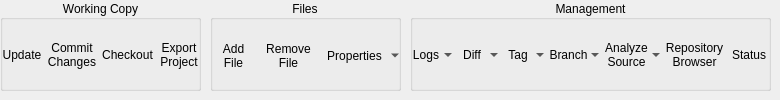
    <widget class="QWidget" name="tabVcs">
     <attribute name="title">
      <string>VCS</string>
     </attribute>
     <widget class="QGroupBox" name="groupBox_21">
      <property name="geometry">
       <rect>
        <x>0</x>
        <y>0</y>
        <width>201</width>
        <height>91</height>
       </rect>
      </property>
      <property name="title">
       <string>Working Copy</string>
      </property>
      <property name="alignment">
       <set>Qt::AlignCenter</set>
      </property>
      <property name="flat">
       <bool>true</bool>
      </property>
      <widget class="QWidget" name="layoutWidget">
       <property name="geometry">
        <rect>
         <x>0</x>
         <y>20</y>
         <width>201</width>
         <height>70</height>
        </rect>
       </property>
       <layout class="QHBoxLayout" name="horizontalLayout_8">
        <property name="spacing">
         <number>2</number>
        </property>
        <item>
         <widget class="QToolButton" name="toolButton_81">
          <property name="sizePolicy">
           <sizepolicy hsizetype="Preferred" vsizetype="Expanding">
            <horstretch>0</horstretch>
            <verstretch>0</verstretch>
           </sizepolicy>
          </property>
          <property name="minimumSize">
           <size>
            <width>44</width>
            <height>0</height>
           </size>
          </property>
          <property name="text">
           <string>Update</string>
          </property>
          <property name="icon">
           <iconset resource="../../Resources/Icons/ericActions.qrc">
            <normaloff>:/Vcs/vcsUpdate.png</normaloff>:/Vcs/vcsUpdate.png</iconset>
          </property>
          <property name="iconSize">
           <size>
            <width>32</width>
            <height>32</height>
           </size>
          </property>
          <property name="popupMode">
           <enum>QToolButton::DelayedPopup</enum>
          </property>
          <property name="toolButtonStyle">
           <enum>Qt::ToolButtonTextUnderIcon</enum>
          </property>
          <property name="autoRaise">
           <bool>true</bool>
          </property>
         </widget>
        </item>
        <item>
         <widget class="QToolButton" name="toolButton_82">
          <property name="sizePolicy">
           <sizepolicy hsizetype="Preferred" vsizetype="Expanding">
            <horstretch>0</horstretch>
            <verstretch>0</verstretch>
           </sizepolicy>
          </property>
          <property name="minimumSize">
           <size>
            <width>44</width>
            <height>0</height>
           </size>
          </property>
          <property name="text">
           <string>Commit
Changes</string>
          </property>
          <property name="icon">
           <iconset resource="../../Resources/Icons/ericActions.qrc">
            <normaloff>:/Vcs/vcsCommit.png</normaloff>:/Vcs/vcsCommit.png</iconset>
          </property>
          <property name="iconSize">
           <size>
            <width>32</width>
            <height>32</height>
           </size>
          </property>
          <property name="popupMode">
           <enum>QToolButton::DelayedPopup</enum>
          </property>
          <property name="toolButtonStyle">
           <enum>Qt::ToolButtonTextUnderIcon</enum>
          </property>
          <property name="autoRaise">
           <bool>true</bool>
          </property>
         </widget>
        </item>
        <item>
         <widget class="QToolButton" name="toolButton_83">
          <property name="sizePolicy">
           <sizepolicy hsizetype="Preferred" vsizetype="Expanding">
            <horstretch>0</horstretch>
            <verstretch>0</verstretch>
           </sizepolicy>
          </property>
          <property name="minimumSize">
           <size>
            <width>44</width>
            <height>22</height>
           </size>
          </property>
          <property name="text">
           <string>Checkout</string>
          </property>
          <property name="icon">
           <iconset resource="../../Resources/Icons/ericActions.qrc">
            <normaloff>:/Vcs/vcsCheckout.png</normaloff>:/Vcs/vcsCheckout.png</iconset>
          </property>
          <property name="iconSize">
           <size>
            <width>22</width>
            <height>22</height>
           </size>
          </property>
          <property name="popupMode">
           <enum>QToolButton::DelayedPopup</enum>
          </property>
          <property name="toolButtonStyle">
           <enum>Qt::ToolButtonTextUnderIcon</enum>
          </property>
          <property name="autoRaise">
           <bool>true</bool>
          </property>
         </widget>
        </item>
        <item>
         <widget class="QToolButton" name="toolButton_84">
          <property name="sizePolicy">
           <sizepolicy hsizetype="Preferred" vsizetype="Expanding">
            <horstretch>0</horstretch>
            <verstretch>0</verstretch>
           </sizepolicy>
          </property>
          <property name="minimumSize">
           <size>
            <width>44</width>
            <height>22</height>
           </size>
          </property>
          <property name="text">
           <string>Export
Project</string>
          </property>
          <property name="icon">
           <iconset resource="../../Resources/Icons/ericActions.qrc">
            <normaloff>:/Vcs/vcsExport.png</normaloff>:/Vcs/vcsExport.png</iconset>
          </property>
          <property name="iconSize">
           <size>
            <width>22</width>
            <height>22</height>
           </size>
          </property>
          <property name="popupMode">
           <enum>QToolButton::DelayedPopup</enum>
          </property>
          <property name="toolButtonStyle">
           <enum>Qt::ToolButtonTextUnderIcon</enum>
          </property>
          <property name="autoRaise">
           <bool>true</bool>
          </property>
         </widget>
        </item>
       </layout>
      </widget>
     </widget>
     <widget class="QGroupBox" name="groupBox_22">
      <property name="geometry">
       <rect>
        <x>410</x>
        <y>0</y>
        <width>361</width>
        <height>91</height>
       </rect>
      </property>
      <property name="title">
       <string>Management</string>
      </property>
      <property name="alignment">
       <set>Qt::AlignCenter</set>
      </property>
      <property name="flat">
       <bool>true</bool>
      </property>
      <widget class="QWidget" name="">
       <property name="geometry">
        <rect>
         <x>0</x>
         <y>20</y>
         <width>361</width>
         <height>70</height>
        </rect>
       </property>
       <layout class="QHBoxLayout" name="horizontalLayout_3">
        <property name="spacing">
         <number>2</number>
        </property>
        <item>
         <widget class="QToolButton" name="toolButton_88">
          <property name="sizePolicy">
           <sizepolicy hsizetype="Preferred" vsizetype="Expanding">
            <horstretch>0</horstretch>
            <verstretch>0</verstretch>
           </sizepolicy>
          </property>
          <property name="minimumSize">
           <size>
            <width>44</width>
            <height>22</height>
           </size>
          </property>
          <property name="text">
           <string>Logs</string>
          </property>
          <property name="icon">
           <iconset resource="../../Resources/Icons/ericActions.qrc">
            <normaloff>:/Vcs/vcsLog.png</normaloff>:/Vcs/vcsLog.png</iconset>
          </property>
          <property name="iconSize">
           <size>
            <width>32</width>
            <height>32</height>
           </size>
          </property>
          <property name="popupMode">
           <enum>QToolButton::MenuButtonPopup</enum>
          </property>
          <property name="toolButtonStyle">
           <enum>Qt::ToolButtonTextUnderIcon</enum>
          </property>
          <property name="autoRaise">
           <bool>true</bool>
          </property>
         </widget>
        </item>
        <item>
         <widget class="QToolButton" name="toolButton_90">
          <property name="sizePolicy">
           <sizepolicy hsizetype="Preferred" vsizetype="Expanding">
            <horstretch>0</horstretch>
            <verstretch>0</verstretch>
           </sizepolicy>
          </property>
          <property name="minimumSize">
           <size>
            <width>44</width>
            <height>22</height>
           </size>
          </property>
          <property name="text">
           <string>Diff</string>
          </property>
          <property name="icon">
           <iconset resource="../../Resources/Icons/ericActions.qrc">
            <normaloff>:/Vcs/vcsDiff.png</normaloff>:/Vcs/vcsDiff.png</iconset>
          </property>
          <property name="iconSize">
           <size>
            <width>32</width>
            <height>32</height>
           </size>
          </property>
          <property name="popupMode">
           <enum>QToolButton::MenuButtonPopup</enum>
          </property>
          <property name="toolButtonStyle">
           <enum>Qt::ToolButtonTextUnderIcon</enum>
          </property>
          <property name="autoRaise">
           <bool>true</bool>
          </property>
         </widget>
        </item>
        <item>
         <widget class="QToolButton" name="toolButton_86">
          <property name="sizePolicy">
           <sizepolicy hsizetype="Preferred" vsizetype="Expanding">
            <horstretch>0</horstretch>
            <verstretch>0</verstretch>
           </sizepolicy>
          </property>
          <property name="minimumSize">
           <size>
            <width>44</width>
            <height>22</height>
           </size>
          </property>
          <property name="text">
           <string>Tag</string>
          </property>
          <property name="icon">
           <iconset resource="../../Resources/Icons/ericActions.qrc">
            <normaloff>:/Vcs/vcsTag.png</normaloff>:/Vcs/vcsTag.png</iconset>
          </property>
          <property name="iconSize">
           <size>
            <width>32</width>
            <height>32</height>
           </size>
          </property>
          <property name="popupMode">
           <enum>QToolButton::MenuButtonPopup</enum>
          </property>
          <property name="toolButtonStyle">
           <enum>Qt::ToolButtonTextUnderIcon</enum>
          </property>
          <property name="autoRaise">
           <bool>true</bool>
          </property>
         </widget>
        </item>
        <item>
         <widget class="QToolButton" name="toolButton_110">
          <property name="sizePolicy">
           <sizepolicy hsizetype="Preferred" vsizetype="Expanding">
            <horstretch>0</horstretch>
            <verstretch>0</verstretch>
           </sizepolicy>
          </property>
          <property name="minimumSize">
           <size>
            <width>44</width>
            <height>22</height>
           </size>
          </property>
          <property name="text">
           <string>Branch</string>
          </property>
          <property name="icon">
           <iconset resource="../../Resources/Icons/ericActions.qrc">
            <normaloff>:/Vcs/vcsBranch.png</normaloff>:/Vcs/vcsBranch.png</iconset>
          </property>
          <property name="iconSize">
           <size>
            <width>32</width>
            <height>32</height>
           </size>
          </property>
          <property name="popupMode">
           <enum>QToolButton::MenuButtonPopup</enum>
          </property>
          <property name="toolButtonStyle">
           <enum>Qt::ToolButtonTextUnderIcon</enum>
          </property>
          <property name="autoRaise">
           <bool>true</bool>
          </property>
         </widget>
        </item>
        <item>
         <widget class="QToolButton" name="toolButton_91">
          <property name="sizePolicy">
           <sizepolicy hsizetype="Preferred" vsizetype="Expanding">
            <horstretch>0</horstretch>
            <verstretch>0</verstretch>
           </sizepolicy>
          </property>
          <property name="minimumSize">
           <size>
            <width>44</width>
            <height>22</height>
           </size>
          </property>
          <property name="text">
           <string>Analyze
Source</string>
          </property>
          <property name="icon">
           <iconset resource="../../Resources/Icons/ericActions.qrc">
            <normaloff>:/Project/projectViewer.png</normaloff>:/Project/projectViewer.png</iconset>
          </property>
          <property name="iconSize">
           <size>
            <width>32</width>
            <height>32</height>
           </size>
          </property>
          <property name="popupMode">
           <enum>QToolButton::MenuButtonPopup</enum>
          </property>
          <property name="toolButtonStyle">
           <enum>Qt::ToolButtonTextUnderIcon</enum>
          </property>
          <property name="autoRaise">
           <bool>true</bool>
          </property>
         </widget>
        </item>
        <item>
         <widget class="QToolButton" name="toolButton_87">
          <property name="sizePolicy">
           <sizepolicy hsizetype="Preferred" vsizetype="Expanding">
            <horstretch>0</horstretch>
            <verstretch>0</verstretch>
           </sizepolicy>
          </property>
          <property name="minimumSize">
           <size>
            <width>44</width>
            <height>22</height>
           </size>
          </property>
          <property name="text">
           <string>Repository
Browser</string>
          </property>
          <property name="icon">
           <iconset resource="../../Resources/Icons/ericActions.qrc">
            <normaloff>:/Vcs/vcsRepoBrowser.png</normaloff>:/Vcs/vcsRepoBrowser.png</iconset>
          </property>
          <property name="iconSize">
           <size>
            <width>32</width>
            <height>32</height>
           </size>
          </property>
          <property name="popupMode">
           <enum>QToolButton::DelayedPopup</enum>
          </property>
          <property name="toolButtonStyle">
           <enum>Qt::ToolButtonTextUnderIcon</enum>
          </property>
          <property name="autoRaise">
           <bool>true</bool>
          </property>
         </widget>
        </item>
        <item>
         <widget class="QToolButton" name="toolButton_89">
          <property name="sizePolicy">
           <sizepolicy hsizetype="Preferred" vsizetype="Expanding">
            <horstretch>0</horstretch>
            <verstretch>0</verstretch>
           </sizepolicy>
          </property>
          <property name="minimumSize">
           <size>
            <width>44</width>
            <height>22</height>
           </size>
          </property>
          <property name="text">
           <string>Status</string>
          </property>
          <property name="icon">
           <iconset resource="../../Resources/Icons/ericActions.qrc">
            <normaloff>:/Vcs/vcsStatus.png</normaloff>:/Vcs/vcsStatus.png</iconset>
          </property>
          <property name="iconSize">
           <size>
            <width>32</width>
            <height>32</height>
           </size>
          </property>
          <property name="popupMode">
           <enum>QToolButton::DelayedPopup</enum>
          </property>
          <property name="toolButtonStyle">
           <enum>Qt::ToolButtonTextUnderIcon</enum>
          </property>
          <property name="autoRaise">
           <bool>true</bool>
          </property>
         </widget>
        </item>
       </layout>
      </widget>
     </widget>
     <widget class="QGroupBox" name="groupBox_23">
      <property name="geometry">
       <rect>
        <x>210</x>
        <y>0</y>
        <width>191</width>
        <height>91</height>
       </rect>
      </property>
      <property name="title">
       <string>Files</string>
      </property>
      <property name="alignment">
       <set>Qt::AlignCenter</set>
      </property>
      <property name="flat">
       <bool>true</bool>
      </property>
      <widget class="QWidget" name="layoutWidget">
       <property name="geometry">
        <rect>
         <x>0</x>
         <y>20</y>
         <width>191</width>
         <height>71</height>
        </rect>
       </property>
       <layout class="QHBoxLayout" name="horizontalLayout_9">
        <property name="spacing">
         <number>2</number>
        </property>
        <item>
         <widget class="QToolButton" name="toolButton_85">
          <property name="sizePolicy">
           <sizepolicy hsizetype="Preferred" vsizetype="Expanding">
            <horstretch>0</horstretch>
            <verstretch>0</verstretch>
           </sizepolicy>
          </property>
          <property name="minimumSize">
           <size>
            <width>44</width>
            <height>22</height>
           </size>
          </property>
          <property name="text">
           <string>Add
File</string>
          </property>
          <property name="icon">
           <iconset resource="../../Resources/Icons/ericActions.qrc">
            <normaloff>:/Vcs/vcsAdd.png</normaloff>:/Vcs/vcsAdd.png</iconset>
          </property>
          <property name="iconSize">
           <size>
            <width>22</width>
            <height>22</height>
           </size>
          </property>
          <property name="popupMode">
           <enum>QToolButton::DelayedPopup</enum>
          </property>
          <property name="toolButtonStyle">
           <enum>Qt::ToolButtonTextUnderIcon</enum>
          </property>
          <property name="autoRaise">
           <bool>true</bool>
          </property>
         </widget>
        </item>
        <item>
         <widget class="QToolButton" name="toolButton_92">
          <property name="sizePolicy">
           <sizepolicy hsizetype="Preferred" vsizetype="Expanding">
            <horstretch>0</horstretch>
            <verstretch>0</verstretch>
           </sizepolicy>
          </property>
          <property name="minimumSize">
           <size>
            <width>44</width>
            <height>22</height>
           </size>
          </property>
          <property name="text">
           <string>Remove
File</string>
          </property>
          <property name="icon">
           <iconset resource="../../Resources/Icons/ericActions.qrc">
            <normaloff>:/Vcs/vcsRemove.png</normaloff>:/Vcs/vcsRemove.png</iconset>
          </property>
          <property name="iconSize">
           <size>
            <width>22</width>
            <height>22</height>
           </size>
          </property>
          <property name="popupMode">
           <enum>QToolButton::DelayedPopup</enum>
          </property>
          <property name="toolButtonStyle">
           <enum>Qt::ToolButtonTextUnderIcon</enum>
          </property>
          <property name="autoRaise">
           <bool>true</bool>
          </property>
         </widget>
        </item>
        <item>
         <widget class="QToolButton" name="toolButton_93">
          <property name="sizePolicy">
           <sizepolicy hsizetype="Preferred" vsizetype="Expanding">
            <horstretch>0</horstretch>
            <verstretch>0</verstretch>
           </sizepolicy>
          </property>
          <property name="minimumSize">
           <size>
            <width>44</width>
            <height>22</height>
           </size>
          </property>
          <property name="text">
           <string>Properties</string>
          </property>
          <property name="icon">
           <iconset resource="../../Resources/Icons/ericActions.qrc">
            <normaloff>:/Vcs/vcsRepo.png</normaloff>:/Vcs/vcsRepo.png</iconset>
          </property>
          <property name="iconSize">
           <size>
            <width>22</width>
            <height>22</height>
           </size>
          </property>
          <property name="popupMode">
           <enum>QToolButton::MenuButtonPopup</enum>
          </property>
          <property name="toolButtonStyle">
           <enum>Qt::ToolButtonTextUnderIcon</enum>
          </property>
          <property name="autoRaise">
           <bool>true</bool>
          </property>
         </widget>
        </item>
       </layout>
      </widget>
     </widget>
    </widget>
